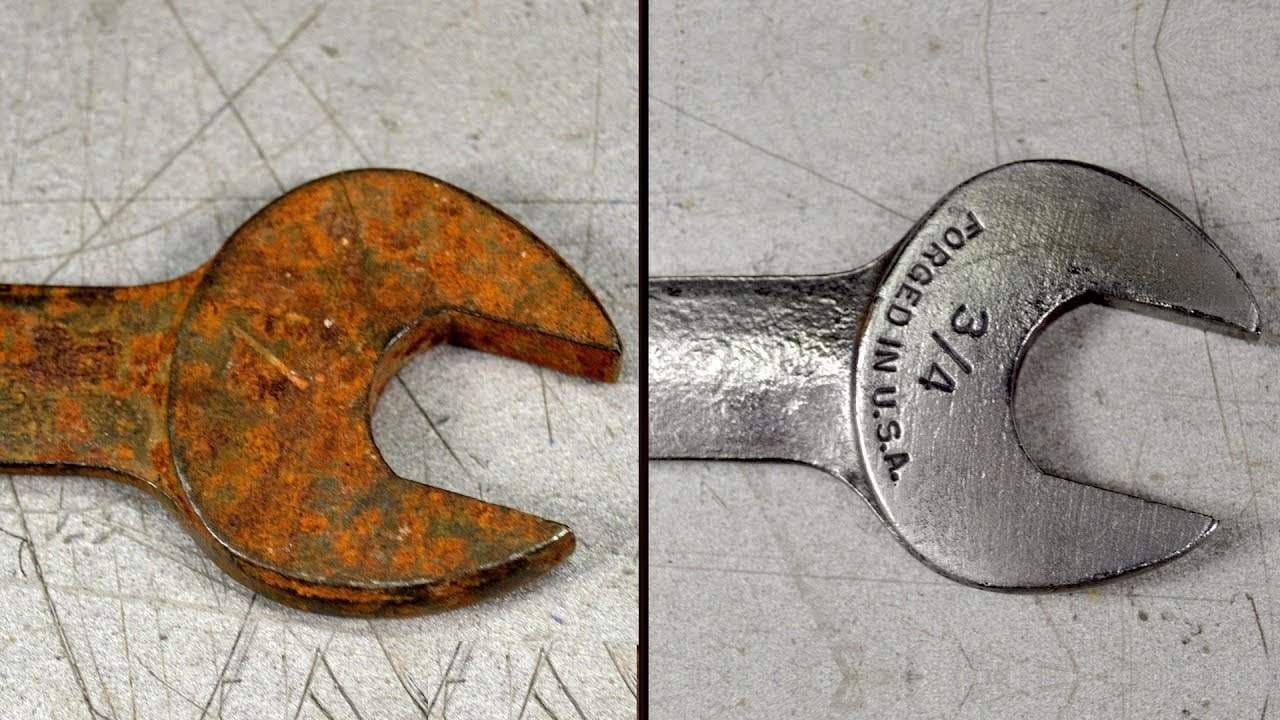
#> input picture assets/pixels_llaves.jpg, 1280 x 720 px
$ python 2-traslation.py
#> lines starting #> are read from the running program, lines starting #| are printed output that depends on the picture
import cv2  # Importamos OpenCV para manipular imágenes
import numpy as np  # Importamos NumPy para operaciones con matrices

# *** Carga y redimensionamiento de la imagen ***
image = cv2.imread("../../assets/pixels_llaves.jpg")  # Se lee la imagen original desde un archivo
#> image is the input picture: shape (720, 1280, 3); mean B, G, R 135.9, 148, 160.6
new_image = cv2.resize(image, (300, 300))  # Se redimensiona la imagen a 300x300 píxeles
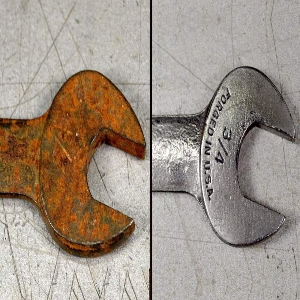
#> new_image: shape (300, 300, 3); mean B, G, R 135.9, 147.9, 160.5
height, width, channels = (
    image.shape
)  # Se obtienen las dimensiones originales de la imagen
#> height = 720; width = 1280; channels = 3

# *** Configuración de traslación de la imagen ***
# Se define el desplazamiento en ejes x e y
tx = 100  # Cantidad de desplazamiento en el eje x
ty = 50  # Cantidad de desplazamiento en el eje y

# Creamos la matriz de traslación de 3x3
translation = np.array(([1, 0, tx], [0, 1, ty], [0, 0, 1]), np.int32)

# Creamos una imagen vacía para almacenar la trasladada
imagen_translated = np.zeros((height + ty, width + tx, channels), np.uint8)

# *** Aplicación de la matriz de traslación a cada píxel de la imagen original ***
for i in range(height):  # Iteramos sobre las filas
    for j in range(width):  # Iteramos sobre las columnas
        px = np.array(([j, i, 1]), np.int32)  # Píxel actual en coordenadas homogéneas
        dot = np.dot(translation, px)  # Multiplicamos por la matriz de traslación
        x, y = dot[0], dot[1]  # Coordenadas del píxel trasladado

        # Asignamos el valor del píxel original a la nueva posición
        if y < imagen_translated.shape[0] and x < imagen_translated.shape[1]:
            imagen_translated[y, x] = image[i, j]
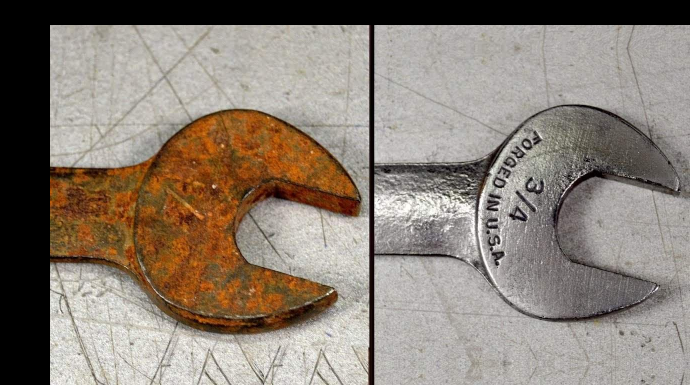
#> imagen_translated: shape (770, 1380, 3) (shown at 1/2 size); mean B, G, R 117.9, 128.3, 139.3

# *** Visualización de los resultados ***
cv2.namedWindow("org", cv2.WINDOW_NORMAL)  # Creamos una ventana para la imagen original
cv2.namedWindow("t", cv2.WINDOW_NORMAL)  # Creamos una ventana para la imagen trasladada

cv2.imshow("org", new_image)  # Mostramos la imagen redimensionada
cv2.imshow("t", imagen_translated)  # Mostramos la imagen trasladada

cv2.waitKey(0)  # Esperamos a que el usuario presione una tecla
cv2.destroyAllWindows()  # Cerramos las ventanas abiertas
